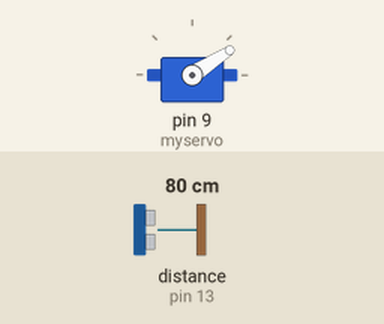
Bench run of a sketch on a simulated Arduino Uno, built with avr-gcc and run on an emulated ATmega328P. Parts: servo. Wiring (inferred from the names in the program): ultrasonic range finder: trigger pin 12; echo pin 13. The inputs (shaded band) are chosen by the test bench; at power-on: distance to the obstacle (sensor on pin 13) 80 cm. The echo pulse lasts 58.3 µs per cm; what the sketch prints to the serial monitor is not drawn.

Above: at 1.27 s.
1.3 s: distance to the obstacle (sensor on pin 13) set to 2 cm
At 2.07 s:
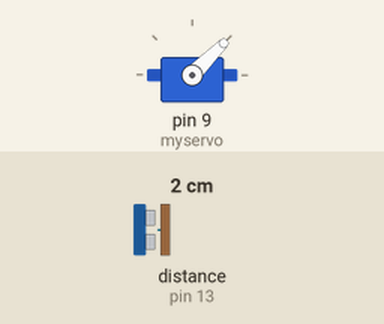
4.3 s: distance to the obstacle (sensor on pin 13) set to 250 cm
At 4.47 s:
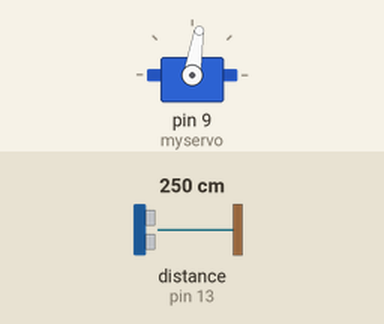
7.3 s: distance to the obstacle (sensor on pin 13) set to 4 cm
At 7.42 s:
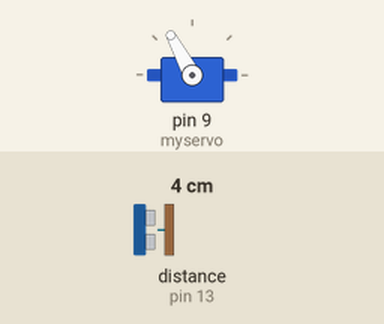
Timing chart, 0 to 16.3 s (numbered marks = the images above; inputs shaded):
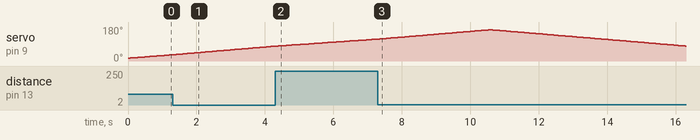

Measured:
- by itself, servo on pin 9 (myservo): rises from 116° to 165° in 3.2 s, then falls to 79° in 5.7 s

The sketch:

arduino.ino
```cpp
#include <Servo.h>

// variabili servo
Servo myservo;  // definisci il servo
int pos = 0;    // posizione servo

// variabili sensore ultrasuoni
const int trigPin = 12;
const int echoPin = 13;
float duration;
float distance;


int misuraDistanza() {
  digitalWrite(trigPin, LOW);
  delayMicroseconds(4);
  digitalWrite(trigPin, HIGH);
  delayMicroseconds(10);
  digitalWrite(trigPin, LOW);
  duration = pulseIn(echoPin, HIGH, 30000); // Timeout 30ms

  if (duration <= 0) {
    Serial.print(pos);
    Serial.print(",ERRORE."); // Marcatore di errore (il tempo di ritorno non pouo essere pari o minore di 0)
  } else {
    distance = (duration * 0.0343) / 2;
    Serial.print(pos);
    Serial.print(",");
    Serial.print(distance, 0); // rendi la misura un intero per facilitare la lettura da parte di processing
    Serial.print(".");
  }
  delay(50);
}

void setup() {
  myservo.attach(9);  // pin di connessione alla scheda del servo
  Serial.begin(9600);
  myservo.write(15); // direzione di start per il servo
  pinMode(trigPin, OUTPUT);
  pinMode(echoPin, INPUT);
}

void loop() {
  for (pos = 15; pos <= 165; pos += 1) { // imposta pos a 0, poi aumentalo unità per unità. Dopo ogni aumento, esegui il codice nel ciclo fino a quando pos arriva a 180
    myservo.write(pos);              // sposta il servo alla posizione pos
    delay(15);                       // tempo per far muovere il servo
    misuraDistanza();
  }
  for (pos = 165; pos >= 15; pos -= 1) { // imposta pos a 0, poi aumentalo unità per unità. Dopo ogni aumento, esegui il codice nel ciclo fino a quando pos arriva a 0
    myservo.write(pos);              // sposta il servo alla posizione pos
    delay(15);                       // tempo per far muovere il servo
    misuraDistanza();
  }
}
```
